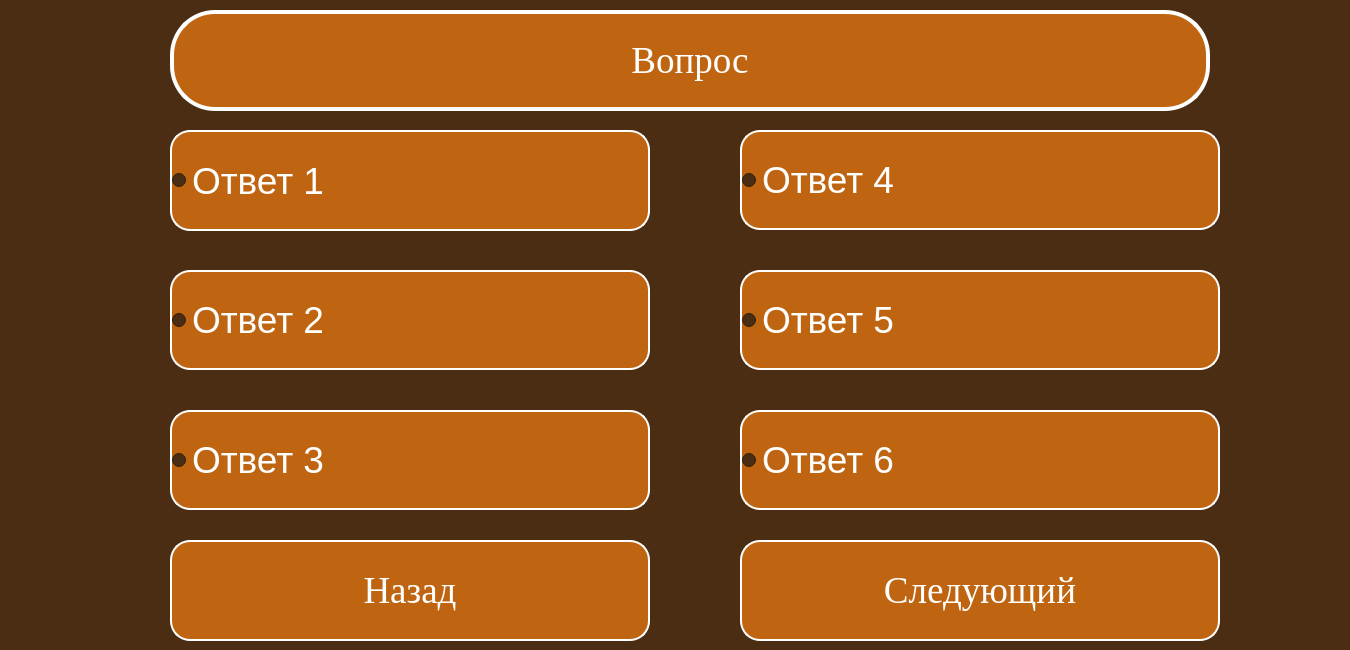
<?xml version="1.0" encoding="UTF-8"?>
<ui version="4.0">
 <class>Dialog</class>
 <widget class="QDialog" name="Dialog">
  <property name="geometry">
   <rect>
    <x>0</x>
    <y>0</y>
    <width>1350</width>
    <height>650</height>
   </rect>
  </property>
  <property name="windowTitle">
   <string>GeleosTest</string>
  </property>
  <property name="styleSheet">
   <string notr="true">background-color: rgb(74, 45, 18);
font-size:28pt;</string>
  </property>
  <widget class="QLabel" name="label">
   <property name="geometry">
    <rect>
     <x>170</x>
     <y>10</y>
     <width>1040</width>
     <height>101</height>
    </rect>
   </property>
   <property name="font">
    <font>
     <family>Times New Roman</family>
     <pointsize>50</pointsize>
     <weight>50</weight>
     <italic>false</italic>
     <bold>false</bold>
    </font>
   </property>
   <property name="styleSheet">
    <string notr="true">font: 50pt &quot;Times New Roman&quot;;
color: white;
background-color: rgb(191, 101, 17);
border-radius: 45px;
border: 4px solid #ffffff;</string>
   </property>
   <property name="text">
    <string>Вопрос</string>
   </property>
   <property name="scaledContents">
    <bool>false</bool>
   </property>
   <property name="alignment">
    <set>Qt::AlignCenter</set>
   </property>
   <property name="wordWrap">
    <bool>true</bool>
   </property>
  </widget>
  <widget class="QRadioButton" name="btn5">
   <property name="geometry">
    <rect>
     <x>740</x>
     <y>270</y>
     <width>480</width>
     <height>100</height>
    </rect>
   </property>
   <property name="font">
    <font>
     <pointsize>28</pointsize>
    </font>
   </property>
   <property name="styleSheet">
    <string notr="true">QRadioButton:unchecked {
color: white;
background-color: rgb(191, 101, 17);
border-radius: 20px;
border: 2px solid #ffffff;
font: 50pt &quot;Times New Roman&quot;;
}

QRadioButton:pressed {
color: rgb(191, 101, 17);
background-color: white;
border: 4px solid rgb(191, 101, 17);
font: 50pt &quot;Times New Roman&quot;;
}

QRadioButton:checked {
color: rgb(191, 101, 17);
background-color: white;
border: 4px solid rgb(191, 101, 17);
font: 50pt &quot;Times New Roman&quot;;
}</string>
   </property>
   <property name="text">
    <string>Ответ 5</string>
   </property>
  </widget>
  <widget class="QRadioButton" name="btn2">
   <property name="geometry">
    <rect>
     <x>170</x>
     <y>270</y>
     <width>480</width>
     <height>100</height>
    </rect>
   </property>
   <property name="font">
    <font>
     <pointsize>28</pointsize>
    </font>
   </property>
   <property name="styleSheet">
    <string notr="true">QRadioButton:unchecked {
color: white;
background-color: rgb(191, 101, 17);
border-radius: 20px;
border: 2px solid #ffffff;
font: 50pt &quot;Times New Roman&quot;;
}

QRadioButton:pressed {
color: rgb(191, 101, 17);
background-color: white;
border: 4px solid rgb(191, 101, 17);
font: 50pt &quot;Times New Roman&quot;;
}

QRadioButton:checked {
color: rgb(191, 101, 17);
background-color: white;
border: 4px solid rgb(191, 101, 17);
font: 50pt &quot;Times New Roman&quot;;
}</string>
   </property>
   <property name="text">
    <string>Ответ 2</string>
   </property>
  </widget>
  <widget class="QRadioButton" name="btn4">
   <property name="geometry">
    <rect>
     <x>740</x>
     <y>130</y>
     <width>480</width>
     <height>100</height>
    </rect>
   </property>
   <property name="font">
    <font>
     <pointsize>28</pointsize>
    </font>
   </property>
   <property name="styleSheet">
    <string notr="true">QRadioButton:unchecked {
color: white;
background-color: rgb(191, 101, 17);
border-radius: 20px;
border: 2px solid #ffffff;
font: 50pt &quot;Times New Roman&quot;;
}

QRadioButton:pressed {
color: rgb(191, 101, 17);
background-color: white;
border: 4px solid rgb(191, 101, 17);
font: 50pt &quot;Times New Roman&quot;;
}

QRadioButton:checked {
color: rgb(191, 101, 17);
background-color: white;
border: 4px solid rgb(191, 101, 17);
font: 50pt &quot;Times New Roman&quot;;
}</string>
   </property>
   <property name="text">
    <string>Ответ 4</string>
   </property>
  </widget>
  <widget class="QRadioButton" name="btn6">
   <property name="geometry">
    <rect>
     <x>740</x>
     <y>410</y>
     <width>480</width>
     <height>100</height>
    </rect>
   </property>
   <property name="font">
    <font>
     <pointsize>28</pointsize>
    </font>
   </property>
   <property name="styleSheet">
    <string notr="true">QRadioButton:unchecked {
color: white;
background-color: rgb(191, 101, 17);
border-radius: 20px;
border: 2px solid #ffffff;
font: 50pt &quot;Times New Roman&quot;;
}

QRadioButton:pressed {
color: rgb(191, 101, 17);
background-color: white;
border: 4px solid rgb(191, 101, 17);
font: 50pt &quot;Times New Roman&quot;;
}

QRadioButton:checked {
color: rgb(191, 101, 17);
background-color: white;
border: 4px solid rgb(191, 101, 17);
font: 50pt &quot;Times New Roman&quot;;
}</string>
   </property>
   <property name="text">
    <string>Ответ 6</string>
   </property>
  </widget>
  <widget class="QPushButton" name="behindButton">
   <property name="geometry">
    <rect>
     <x>170</x>
     <y>540</y>
     <width>480</width>
     <height>101</height>
    </rect>
   </property>
   <property name="font">
    <font>
     <family>Times New Roman</family>
     <pointsize>50</pointsize>
     <weight>50</weight>
     <italic>false</italic>
     <bold>false</bold>
    </font>
   </property>
   <property name="styleSheet">
    <string notr="true">QPushButton {
color: white;
background-color: rgb(191, 101, 17);
border-radius: 20px;
border: 2px solid #ffffff;
font: 50pt &quot;Times New Roman&quot;;
}

QPushButton:pressed {
color: rgb(191, 101, 17);
background-color: white;
border: 4px solid rgb(191, 101, 17);
font: 50pt &quot;Times New Roman&quot;;
}</string>
   </property>
   <property name="text">
    <string>Назад</string>
   </property>
  </widget>
  <widget class="QRadioButton" name="btn1">
   <property name="geometry">
    <rect>
     <x>170</x>
     <y>130</y>
     <width>480</width>
     <height>101</height>
    </rect>
   </property>
   <property name="minimumSize">
    <size>
     <width>480</width>
     <height>0</height>
    </size>
   </property>
   <property name="maximumSize">
    <size>
     <width>480</width>
     <height>16777215</height>
    </size>
   </property>
   <property name="font">
    <font>
     <pointsize>28</pointsize>
    </font>
   </property>
   <property name="styleSheet">
    <string notr="true">QRadioButton:unchecked {
color: white;
background-color: rgb(191, 101, 17);
border-radius: 20px;
border: 2px solid #ffffff;
font: 50pt &quot;Times New Roman&quot;;
}

QRadioButton:pressed {
color: rgb(191, 101, 17);
background-color: white;
border: 4px solid rgb(191, 101, 17);
font: 50pt &quot;Times New Roman&quot;;
}

QRadioButton:checked {
color: rgb(191, 101, 17);
background-color: white;
border: 4px solid rgb(191, 101, 17);
font: 50pt &quot;Times New Roman&quot;;
}</string>
   </property>
   <property name="text">
    <string>Ответ 1</string>
   </property>
  </widget>
  <widget class="QPushButton" name="nextButton">
   <property name="geometry">
    <rect>
     <x>740</x>
     <y>540</y>
     <width>480</width>
     <height>101</height>
    </rect>
   </property>
   <property name="font">
    <font>
     <family>Times New Roman</family>
     <pointsize>50</pointsize>
     <weight>50</weight>
     <italic>false</italic>
     <bold>false</bold>
    </font>
   </property>
   <property name="styleSheet">
    <string notr="true">QPushButton {
color: white;
background-color: rgb(191, 101, 17);
border-radius: 20px;
border: 2px solid #ffffff;
font: 50pt &quot;Times New Roman&quot;;
}

QPushButton:pressed {
color: rgb(191, 101, 17);
background-color: white;
border: 4px solid rgb(191, 101, 17);
font: 50pt &quot;Times New Roman&quot;;
}</string>
   </property>
   <property name="text">
    <string>Следующий</string>
   </property>
  </widget>
  <widget class="QRadioButton" name="btn3">
   <property name="geometry">
    <rect>
     <x>170</x>
     <y>410</y>
     <width>480</width>
     <height>100</height>
    </rect>
   </property>
   <property name="font">
    <font>
     <pointsize>28</pointsize>
    </font>
   </property>
   <property name="styleSheet">
    <string notr="true">QRadioButton:unchecked {
color: white;
background-color: rgb(191, 101, 17);
border-radius: 20px;
border: 2px solid #ffffff;
font: 50pt &quot;Times New Roman&quot;;
}

QRadioButton:pressed {
color: rgb(191, 101, 17);
background-color: white;
border: 4px solid rgb(191, 101, 17);
font: 50pt &quot;Times New Roman&quot;;
}

QRadioButton:checked {
color: rgb(191, 101, 17);
background-color: white;
border: 4px solid rgb(191, 101, 17);
font: 50pt &quot;Times New Roman&quot;;
}</string>
   </property>
   <property name="text">
    <string>Ответ 3</string>
   </property>
  </widget>
 </widget>
 <resources/>
 <connections/>
</ui>
